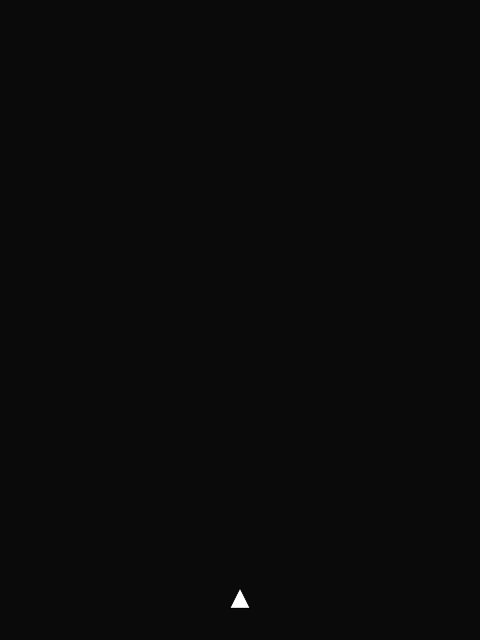
Frame 1 (no input)
Frame 60 (no input): identical to frame 1, image omitted
Frame 120 (the mouse pressed at the canvas centre since frame 60): identical to frame 1, image omitted

The p5.js sketch that drew this single still picture (run headless with seeded random() and noise() and a simulated clock; from frame 60 on, the mouse is pressed at the canvas centre):

// p5.js sketch
// ── sketch.js
var nave;
var ancho = 480;
var alto = 640;

function setup() {

  nave = new SpaceShip();


  createCanvas(ancho, alto);
  nave.setSpaceShip(ancho, alto);
}

function draw() {

  background(10);
  nave.show();
  nave.update();

}

function keyPressed() {
  if (keyCode === LEFT_ARROW) {
    nave.moveLeft();
  } else if (keyCode === RIGHT_ARROW) {
    nave.moveRight(ancho);
  }
}

function keyReleased() {
  if (keyIsPressed === false)
    nave.stop();
}

// ── spaceShip.js
function SpaceShip() {
    this.x1 = 0;
    this.x2 = 0;
    this.x3 = 0;
    this.y1 = 0;
    this.y2 = 0;
    this.y3 = 0;
    this.speed = 0;

    this.setSpaceShip = function (ancho, alto) {
        this.x1 = ancho / 2 - 10;
        this.y1 = alto * 0.95;
        this.x2 = ancho / 2;
        this.y2 = alto * 0.95 - 20;
        this.x3 = ancho / 2 + 10;
        this.y3 = alto * 0.95;
    }

    this.update = function () {
        if (((this.x3 + 10) > ancho) && (this.speed === 1)) 
            this.speed = 0;
            if (((this.x1 - 10) < 0) && (this.speed === -1)) 
            this.speed = 0;
            
        if (this.speed === 1) {
            this.x1 += 3;
            this.x2 += 3;
            this.x3 += 3;
        } else if (this.speed === -1) {
            this.x1 -= 3;
            this.x2 -= 3;
            this.x3 -= 3;
        }
    }

    this.moveRight = function (ancho) {
    
            this.speed = 1;
    }

    this.moveLeft = function () {
        this.speed = -1;
    }

    this.stop = function () {
        this.speed = 0;
    }

    this.show = function () {
        triangle(this.x1, this.y1, this.x2, this.y2, this.x3, this.y3);
    }


}
